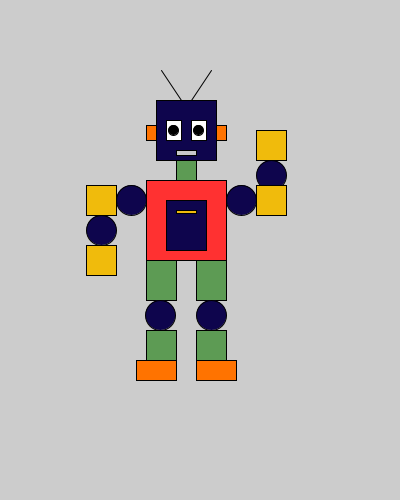
Frame 1 (no input)
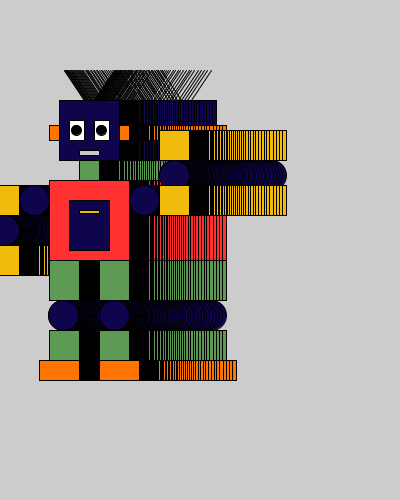
Frame 60 (the mouse pressed at the canvas centre just before this capture)
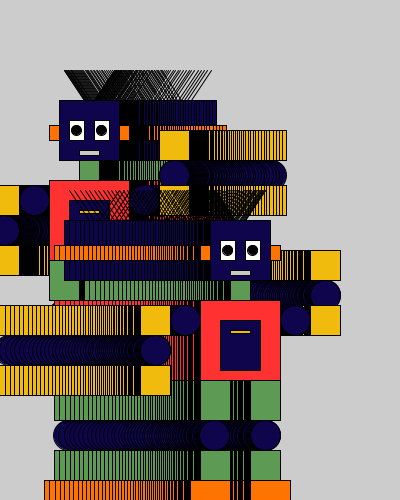
Frame 120 (the mouse held since frame 60 and released just before this capture)

The Processing sketch that drew these frames (run headless with seeded random() and noise(); from frame 60 on, the mouse is pressed at the canvas centre):

// Processing sketch: processing_56079
// ── processing_56079.pde

   float x=120;  
   float y=60;
   float easing= 0.03;  

  void setup(){  
  size(400, 500);   
  smooth();
  
   }
    void draw(){  
    int targetX=mouseX;  
   x+= (targetX-x)*easing;  

    if (mousePressed){  
      y=180;  
   } else{  
     y=60;  
}  

//HEAD
fill(14,5,77);
rect(x+40,y+40,60,60);

//EYES
fill(255);
rect(x+50,y+60,15,20);
rect(x+75,y+60,15,20);
fill(0);
ellipse(x+57,y+70,10,10);
ellipse(x+82,y+70,10,10);

//MOUTH
fill(200);
rect(x+60,y+90,20,5);

//EARS
fill(255,115,0);
rect(x+30,y+65,10,15);
rect(x+100,y+65,10,15);

//NECK
fill(93,155,84);
rect(x+60,y+100,20,20);

//BODY
fill(255,49,49);
rect(x+30,y+120,80,80);

//ANTENNAE
line(x+45,y+10,x+65,y+40);
line(x+95,y+10,x+75,y+40);

//TV BOX BELLY
fill(14,5,77);
rect(x+50,y+140,40,50);
fill(240,187,12);
rect(x+60,y+150,20,3);

//ARMS
fill(14,5,77);
ellipse(x+15,y+140,30,30);
ellipse(x-15,y+170,30,30);
ellipse(x+125,y+140,30,30);
ellipse(x+155,y+115,30,30);
fill(240,187,12);
rect(x-30,y+125,30,30);
rect(x-30,y+185,30,30);
rect(x+140,y+125,30,30);
rect(x+140,y+70,30,30);

//FEET
fill(93,155,84);
rect(x+30,y+200,30,40);
rect(x+80,y+200,30,40);
rect(x+30,y+270,30,30);
rect(x+80,y+270,30,30);
fill(14,5,77);
ellipse(x+44,y+255,30,30);
ellipse(x+95,y+255,30,30);
fill(255,115,0);
rect(x+20,y+300,40,20);
rect(x+80,y+300,40,20);
}
